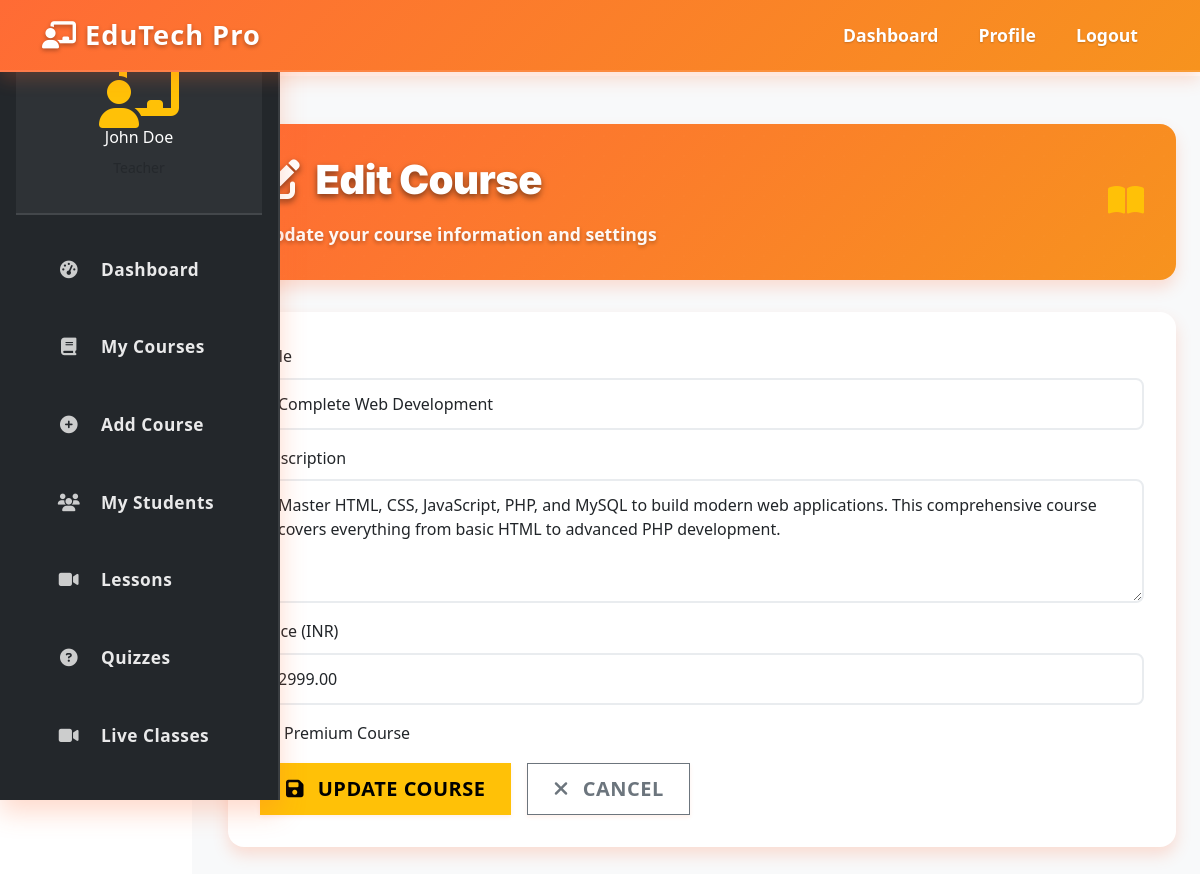
Screenshot of /teacher/create_course.php?id=1 (signed in) with the database file from the repository.
### tables this page shows
CREATE TABLE IF NOT EXISTS `users` (
    `id` INT AUTO_INCREMENT PRIMARY KEY,
    `google_id` VARCHAR(255) UNIQUE,
    `username` VARCHAR(50) UNIQUE,
    `email` VARCHAR(100) UNIQUE NOT NULL,
    `password` VARCHAR(255),
    `full_name` VARCHAR(100) NOT NULL,
    `role` ENUM('admin', 'teacher', 'student') NOT NULL,
    `profile_image` VARCHAR(255),
    `phone` VARCHAR(20),
    `address` TEXT,
    `status` ENUM('active', 'inactive', 'pending') DEFAULT 'active',
    `created_at` TIMESTAMP DEFAULT CURRENT_TIMESTAMP,
    `updated_at` TIMESTAMP DEFAULT CURRENT_TIMESTAMP ON UPDATE CURRENT_TIMESTAMP
);

CREATE TABLE IF NOT EXISTS `courses` (
    `id` INT AUTO_INCREMENT PRIMARY KEY,
    `title` VARCHAR(200) NOT NULL,
    `description` TEXT,
    `instructor_id` INT,
    `category` VARCHAR(100),
    `level` ENUM('beginner', 'intermediate', 'advanced') DEFAULT 'beginner',
    `price` DECIMAL(10,2) DEFAULT 0.00,
    `is_premium` BOOLEAN DEFAULT FALSE,
    `thumbnail` VARCHAR(255),
    `duration` INT DEFAULT 0,
    `total_lessons` INT DEFAULT 0,
    `total_students` INT DEFAULT 0,
    `rating` DECIMAL(3,2) DEFAULT 0.00,
    `status` ENUM('draft', 'published', 'archived') DEFAULT 'draft',
    `created_at` TIMESTAMP DEFAULT CURRENT_TIMESTAMP,
    `updated_at` TIMESTAMP DEFAULT CURRENT_TIMESTAMP ON UPDATE CURRENT_TIMESTAMP,
    FOREIGN KEY (`instructor_id`) REFERENCES `users`(`id`) ON DELETE SET NULL
);

### teacher/create_course.php (the view, shortened to what this page needs)
<?php
require_once '../config/database.php';
$teacher_id = $_SESSION['teacher_id'];
$stmt = $pdo->prepare("SELECT * FROM users WHERE id = ?");
$stmt->execute([$teacher_id]);
$teacher = $stmt->fetch();
$editing = false;
$course = [
    'title' => '',
    'description' => '',
    'price' => '',
    'is_premium' => 0
];
if (isset($_GET['id'])) {
    $editing = true;
    $stmt = $pdo->prepare('SELECT * FROM courses WHERE id = ? AND instructor_id = ?');
    $stmt->execute([$_GET['id'], $teacher_id]);
    $course = $stmt->fetch();
}
?>
<!DOCTYPE html>
<html lang="en">
<head>
    <link href="https://cdn.jsdelivr.net/npm/bootstrap@5.3.0/dist/css/bootstrap.min.css" rel="stylesheet">
    <link href="https://cdnjs.cloudflare.com/ajax/libs/font-awesome/6.4.0/css/all.min.css" rel="stylesheet">
    <link href="../assets/css/style.css" rel="stylesheet">
    <link href="../assets/css/teacher-dashboard.css" rel="stylesheet">
</head>
<body>
    <nav class="navbar navbar-expand-lg navbar-dark bg-warning fixed-top">
        <div class="container">
            <a class="navbar-brand fw-bold" href="dashboard.php">
                <i class="fas fa-chalkboard-teacher me-2"></i>EduTech Pro
            </a>
            <div class="collapse navbar-collapse" id="navbarNav">
                <ul class="navbar-nav ms-auto">
                    <li class="nav-item">
                        <a class="nav-link" href="dashboard.php">Dashboard</a>
                    </li>
                    <li class="nav-item">
                        <a class="nav-link" href="profile.php">Profile</a>
                    </li>
                    <li class="nav-item">
                        <a class="nav-link" href="logout.php">Logout</a>
                    </li>
                </ul>
            </div>
        </div>
    </nav>
    <div class="row">
        <nav class="col-md-3 col-lg-2 d-md-block sidebar collapse">
            <div class="position-sticky">
                <div class="text-center mb-4">
                    <div>
                        <i class="fas fa-chalkboard-teacher fa-4x text-warning"></i>
                    </div>
                    <h6 class="text-white"><?php echo htmlspecialchars($teacher['full_name']); ?></h6>
                    <small class="text-muted">Teacher</small>
                </div>
                <ul class="nav flex-column">
                    <li class="nav-item">
                        <a class="nav-link" href="dashboard.php">
                            <i class="fas fa-tachometer-alt me-2"></i>
                            Dashboard
                        </a>
                    </li>
                    <li class="nav-item">
                        <a class="nav-link" href="courses.php">
                            <i class="fas fa-book me-2"></i>
                            My Courses
                        </a>
                    </li>
                    <li class="nav-item">
                        <a class="nav-link" href="create_course.php">
                            <i class="fas fa-plus-circle me-2"></i>
                            Add Course
                        </a>
                    </li>
                    <li class="nav-item">
                        <a class="nav-link" href="students.php">
                            <i class="fas fa-users me-2"></i>
                            My Students
                        </a>
                    </li>
                    <li class="nav-item">
                        <a class="nav-link" href="lessons_coming_soon.php">
                            <i class="fas fa-video me-2"></i>
                            Lessons <span class="badge bg-secondary ms-2"></span>
                        </a>
                    </li>
                    <li class="nav-item">
                        <a class="nav-link" href="quizzes_coming_soon.php">
                            <i class="fas fa-question-circle me-2"></i>
                            Quizzes <span class="badge bg-secondary ms-2"></span>
                        </a>
                    </li>
                    <li class="nav-item">
                        <a class="nav-link" href="live_classes_coming_soon.php">
                            <i class="fas fa-video me-2"></i>
                            Live Classes <span class="badge bg-secondary ms-2"></span>
                        </a>
                    </li>
                    <li class="nav-item">
                        <a class="nav-link" href="attendance.php">
                        </a>
                    </li>
                </ul>
            </div>
        </nav>
        <main class="col-md-9 ms-sm-auto col-lg-10 px-md-4 dashboard-main-content">
            <div class="container-fluid pt-5">
                <div class="page-header">
                    <div class="row align-items-center">
                        <div class="col-md-8">
                            <h1><i class="fas fa-<?php echo $editing ? 'edit' : 'plus-circle'; ?> me-3"></i><?php echo $editing ? 'Edit' : 'Create'; ?> Course</h1>
                            <p class="mb-0"><?php echo $editing ? 'Update your course information and settings' : 'Create a new course to share your knowledge with students'; ?></p>
                        </div>
                        <div class="col-md-4 text-md-end">
                            <div class="teacher-stat-card">
                                <i class="fas fa-book-open fa-2x text-warning"></i>
                            </div>
                        </div>
                    </div>
                </div>
                <div class="teacher-form-card">
                    <form method="POST">
                        <div class="mb-3">
                            <label class="form-label">Title</label>
                            <input type="text" name="title" class="form-control" value="<?php echo htmlspecialchars($course['title']); ?>" required>
                        </div>
                        <div class="mb-3">
                            <label class="form-label">Description</label>
                            <textarea name="description" class="form-control" rows="4" required><?php echo htmlspecialchars($course['description']); ?></textarea>
                        </div>
                        <div class="mb-3">
                            <label class="form-label">Price (INR)</label>
                            <input type="number" name="price" class="form-control" min="0" step="0.01" value="<?php echo htmlspecialchars($course['price']); ?>" required>
                        </div>
                        <div class="form-check mb-3">
                            <label class="form-check-label" for="is_premium">Premium Course</label>
                        </div>
                        <div class="d-flex gap-3">
                            <button type="submit" class="btn btn-warning btn-lg fw-bold teacher-btn">
                                <i class="fas fa-<?php echo $editing ? 'save' : 'plus-circle'; ?> me-2"></i>
                                <?php echo $editing ? 'Update' : 'Create'; ?> Course
                            </button>
                            <a href="courses.php" class="btn btn-outline-secondary btn-lg teacher-btn">
                                <i class="fas fa-times me-2"></i>
                                Cancel
                            </a>
                        </div>
                    </form>
                </div>
            </div>
        </main>
    </div>
</body>
</html>

### assets/css/style.css (style rules this page uses)
:root { --primary-color: #0d6efd; --secondary-color: #6c757d; --success-color: #198754; --warning-color: #ffc107; --danger-color: #dc3545; --light-color: #f8f9fa; --dark-color: #212529; }
* { margin: 0; padding: 0; box-sizing: border-box; }
body { font-family: 'Segoe UI', Tahoma, Geneva, Verdana, sans-serif; line-height: 1.6; color: var(--dark-color); padding-top: 76px; }
.btn { border-radius: 25px; padding: 10px 25px; font-weight: 600; transition: all 0.3s ease; }
.navbar { background: linear-gradient(90deg, #0d6efd 60%, #0056b3 100%) !important; box-shadow: 0 2px 10px rgba(0,0,0,0.08); }
.navbar .navbar-brand { font-weight: 700; font-size: 1.7rem; color: #fff !important; letter-spacing: 1px; }
.navbar .nav-link, .navbar .dropdown-toggle { color: #fff !important; font-size: 1.1rem; margin-left: 1rem; margin-right: 1rem; transition: color 0.2s; }
body { padding-top: 76px; }
.sidebar { background: #23272b !important; color: #f8f9fa; box-shadow: 2px 0 16px rgba(0,0,0,0.08); border-top: none !important; border-right: 1px solid #222831; margin-top: 0 !important; border-top-left-radius: 0 !important; border-top-right-radius: 0 !important; top: 0; position: sticky; height: 100vh; z-index: 1029; display: flex; flex-direction: column; min-width: 220px; padding: 2rem 1rem 1rem 1rem; }
.sidebar .text-center { margin-top: 0 !important; margin-bottom: 2rem !important; }
.sidebar .nav-link { color: #f8f9fa !important; background: transparent; padding: 0.75rem 1.25rem; border-radius: 8px; margin-bottom: 0.5rem; font-size: 1.08rem; font-weight: 500; letter-spacing: 0.5px; transition: background 0.2s, color 0.2s, box-shadow 0.2s; display: flex; align-items: center; gap: 0.75rem; }
.sidebar .nav-link i { font-size: 1.2rem; opacity: 0.85; }
.form-control { border-radius: 8px; border: 2px solid #e9ecef; padding: 0.75rem 1rem; transition: all 0.3s ease; }
.container-fluid, .row, main { margin-top: 0 !important; }
.dashboard-main-content { margin-top: 0 !important; }
.sidebar .text-center { margin-top: 0 !important; margin-bottom: 1rem !important; }

### rows the page displays
users: full_name "John Doe"
courses: title "Complete Web Development", description "Master HTML, CSS, JavaScript, PHP, and MySQL to build modern web applications. This comprehensive course covers everything from basic HTML to advanced PHP development.", price "2999.00"
